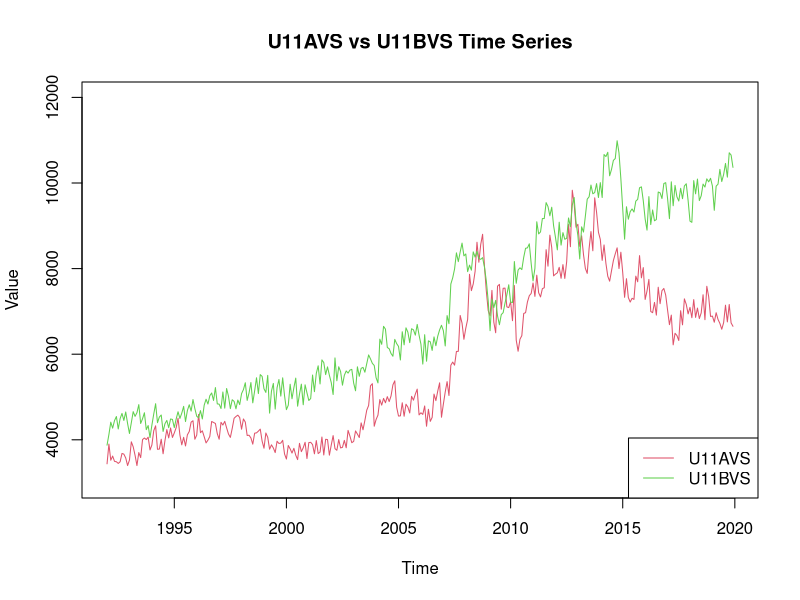

The R script that drew this image:
library(readxl)
library(tidyverse)

Shipments <- read_excel("TSShipments_2-3-2022.xls",
col_names = FALSE, col_types = c("text",
"text", "numeric", "numeric", "numeric",
"numeric", "numeric", "numeric",
"numeric", "numeric", "numeric",
"numeric", "numeric", "numeric"))

Shipments2 <- Shipments %>% 
  rename(names = ...1, 
         year = ...2,
         January = ...3,
         February = ...4,
         March = ...5,
         April = ...6,
         May = ...7,
         June = ...8, 
         July = ...9,
         August = ...10, 
         September = ...11,
         October = ...12, 
         November = ...13, 
         December = ...14)

namesGrouped <- unique(x = Shipments2$names)

namesGroupedUnadjusted <- Shipments2 %>% 
  filter(substr(Shipments2$names, 1, 1) == "U")

#Function that splits the large wide data frame
#into individual data frames based on name

splitTSdf <- function(x){
  df <- namesGroupedUnadjusted %>% 
    filter(names == x)
  return(df)
}

unadjustedNames <- unique(namesGroupedUnadjusted$names)

for (i in unadjustedNames){
  After_Split <- assign(x = i, value = splitTSdf(i))
  temp_Long_1 <- gather(After_Split, Month, Value, January:December, factor_key = TRUE)
  temp_Long_2 <- temp_Long_1 %>%
    mutate(Month = substring(Month,1,3)) %>%
    mutate(MonYear = str_c(Month,"-",year))
  temp_Long_3 <- temp_Long_2 %>%
    arrange(year)
  temp_Long_4 <- temp_Long_3 %>%
    select(MonYear,Value)
  temp_Long_5 <- ts(data = temp_Long_4$Value,
          start = c(1992,1),
          frequency = 12,
          end = c(2019,12))
  assign(x = i, value = temp_Long_5)
  
}

After_Split <- assign(x = i, value = splitTSdf(i))
After_Split
temp_Long_1 <- gather(After_Split, Month, Value, January:December, factor_key = TRUE)
temp_Long_1
temp_Long_2 <- temp_Long_1 %>%
  mutate(Month = substring(Month,1,3)) %>%
  mutate(MonYear = str_c(Month,"-",year))
temp_Long_3 <- temp_Long_2 %>%
  arrange(year)
temp_Long_4 <- temp_Long_3 %>%
  select(MonYear,Value)
temp_Long_4
temp_Long44 <- t(temp_Long_4)
temp_Long44
class(temp_Long44)

temp_Long45 <- temp_Long44 %>%
  as_tibble()

view(temp_Long45)
class(temp_Long45)



temp_Long_5 <- ts(data = temp_Long_4$Value,
                  start = c(1992,1),
                  frequency = 12,
                  end = c(2019,12))
assign(x = i, value = temp_Long_5)


plot(U11AVS, 
     col=2,
     ylim = c(3000,12000),
     main = "U11AVS vs U11BVS Time Series",
     ylab = "Value")
lines(U11BVS,col=3)
legend("bottomright",                           
       c("U11AVS","U11BVS"),
       lty = 1,
       col = 2:3,
       cex = 1)

